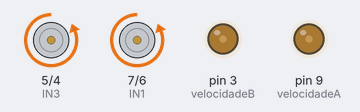
The sketch below on a simulated Arduino Uno, built with avr-gcc and run on an emulated ATmega328P. On the bench: motor-driver pin pairs drawn as motors (green arrow = first pin HIGH = forward, orange = second pin HIGH = backward, longer = more drive), output pins drawn as LEDs (lit = HIGH).

Above: at 0.05 s.
At 3.3 s:
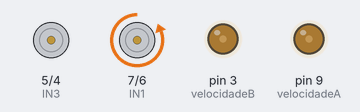
At 6.6 s:
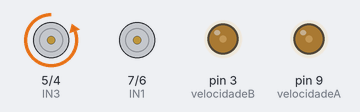
Timing chart, 0 to 7.6 s (numbered marks = the images above):
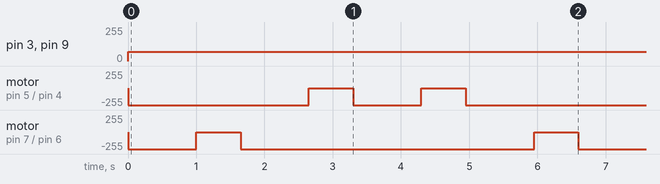

Measured:
- by itself, pin 3 (velocidadeB), pin 9 (velocidadeA): 0/255 → 70/255 at 0.00 s
- by itself, motor on pin 5 (IN3) / pin 4 (IN4): repeats every 6.6 s: stopped 0.65 s, backward 255/255 1.0 s, stopped 0.65 s, backward 255/255 4.3 s
- by itself, motor on pin 7 (IN1) / pin 6 (IN2): repeats every 6.6 s: stopped 0.65 s, backward 255/255 4.3 s, stopped 0.65 s, backward 255/255 1.0 s

The sketch:

esquerda_direita_vers_o_2.0.ino
```cpp
#include <Ultrasonic.h>

#define sensorB 8
#define sensorA 10
#define corA A0
#define corB A1
int cA;
int cB;
#define IN1 7
#define IN2 6
#define IN3 5
#define IN4 4
#define velocidadeA 9
#define velocidadeB 3
bool estadoA = 0;
bool estadoB = 0;


Ultrasonic ultrasonic(12,11);// DEFINE PINO 12 TRIG E PINO 11  ECHO
int distancia;

void setup() {
   Serial.begin(9600);
 pinMode (corA  , INPUT);
 pinMode (corB  , INPUT);
 pinMode(sensorA , INPUT);
 pinMode(sensorB , INPUT);
 pinMode (IN1 , OUTPUT);
 pinMode (IN2 , OUTPUT);
 pinMode (IN3 , OUTPUT);
 pinMode (IN4 , OUTPUT);
 pinMode (velocidadeA , OUTPUT);
 pinMode (velocidadeB , OUTPUT);
}

void loop() {
   frente();
   delay(1000);
   viraDireita();
   delay(650);
   frente();
   delay(1000);
   viraEsquerda();
   delay(650);
   frente();
   delay(1000);
   viraEsquerda();
   delay(650);
   frente();
   delay(1000);
   viraDireita();
   delay(650);

}

void freio (){
           digitalWrite (velocidadeA , 0);
           digitalWrite (velocidadeB , 0);
           digitalWrite (IN1 , HIGH);
           digitalWrite (IN2 , HIGH);
           digitalWrite (IN3 , HIGH);
           digitalWrite (IN4 , HIGH);

  }

  void ligaA(){
             analogWrite(velocidadeA , 70);
             digitalWrite (IN1 , LOW);
             digitalWrite (IN2 , HIGH);
  }
 void desligaA(){
           digitalWrite (IN1 , LOW);
           digitalWrite (IN2 , LOW);
  }

void ligaB(){
          analogWrite(velocidadeB , 70);
          digitalWrite (IN3 , LOW);
          digitalWrite (IN4 , HIGH);
  }
void desligaB(){
           digitalWrite (IN3 , LOW);
           digitalWrite (IN4 , LOW);
  }
void viraEsquerda(){
             analogWrite(velocidadeA , 70);
             digitalWrite (IN1 , LOW);
             digitalWrite (IN2 , HIGH);
             digitalWrite (IN3 , LOW);
             digitalWrite (IN4 , LOW);
  }
void viraDireita(){
          analogWrite(velocidadeB , 70);
          digitalWrite (IN3 , LOW);
          digitalWrite (IN4 , HIGH);
          digitalWrite (IN1 , LOW);
          digitalWrite (IN2 , LOW);
  }
void frente(){
         ligaA();
         ligaB();
  }
```
